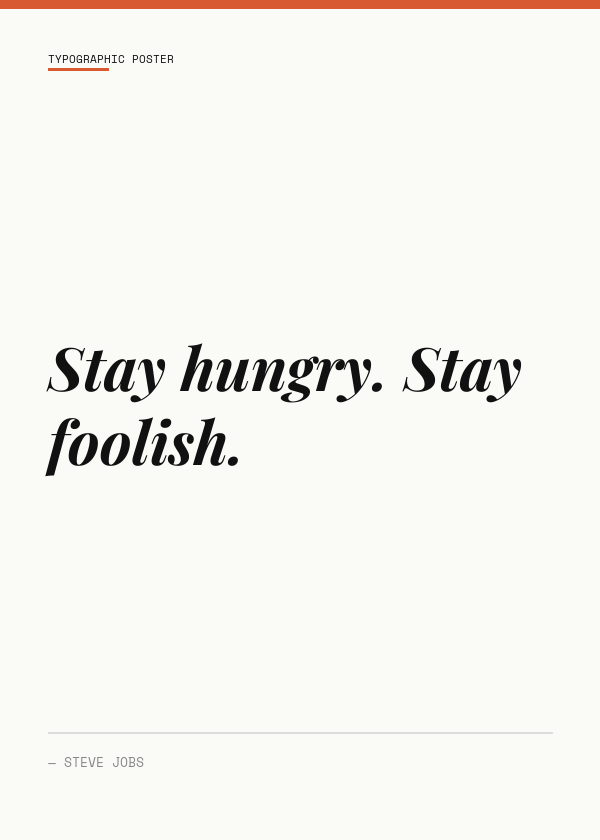

Recreate this plot in Python.
import argparse
import random
import os
from styles import STYLES, COLORS

def generate(quote, author, style, color, output):
    if style == "random":
        style = random.choice(list(STYLES.keys()))
        print(f"Style: {style}")

    if color.startswith("#"):
        accent = color
    else:
        accent = COLORS.get(color, "#D85A30")

    render_fn = STYLES[style]
    img = render_fn(quote, author, accent)
    img.save(output)
    print(f"Saved → {output}")


if __name__ == "__main__":
    parser = argparse.ArgumentParser(
        description="Generate a typographic poster from a quote."
    )
    parser.add_argument("quote",              help="The quote to render")
    parser.add_argument("--author",           default="",          help="Attribution line")
    parser.add_argument("--style",            default="editorial",
                        choices=list(STYLES.keys()) + ["random"],  help="Visual style")
    parser.add_argument("--color",            default="coral",
                        help="Accent color: name (coral/blue/teal/pink/amber/purple/black) or hex (#FF0000)")
    parser.add_argument("--output",           default="poster.png", help="Output filename")

    args = parser.parse_args()
    generate(args.quote, args.author, args.style, args.color, args.output)
